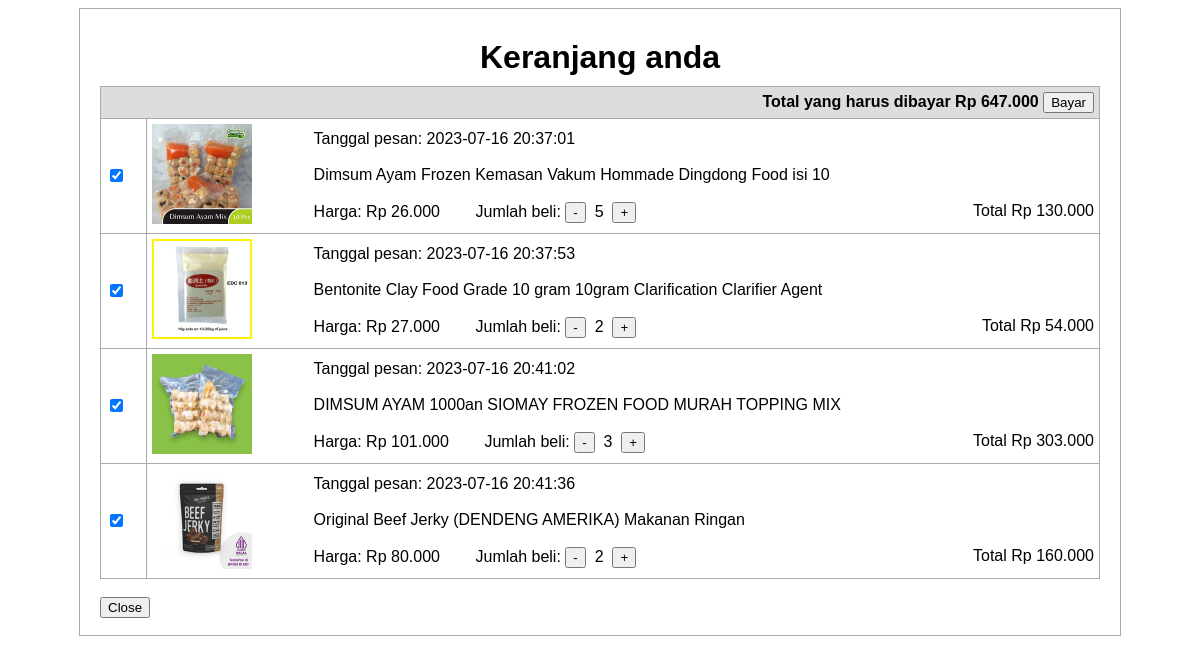
/ecommerce/keranjang.php?id=4, run on the app's committed database.
### tables this page shows
CREATE TABLE `produk` (
  `id` int(11) NOT NULL,
  `nama` varchar(255) DEFAULT NULL,
  `harga` int(11) DEFAULT NULL,
  `deskripsi` longtext DEFAULT NULL,
  `file` varchar(255) DEFAULT NULL,
  `kategori` varchar(255) NOT NULL
);

CREATE TABLE `keranjang` (
  `id_keranjang` int(11) NOT NULL,
  `id_user` int(11) NOT NULL,
  `id_produk` int(11) NOT NULL,
  `jumlah` int(11) NOT NULL,
  `tanggal_pesan` datetime NOT NULL,
  `catatan` varchar(255) NOT NULL,
  `checked` varchar(10) NOT NULL
);

### ecommerce/keranjang.php (the view, shortened to what this page needs)
<!DOCTYPE html>
<html>
<head>
</head>
<body>
<?php
$con=mysqli_connect("localhost","root","","produk");
if($_GET["mode"]="keranjang_browse"){
	$q=mysqli_query($con,
		"SELECT
			keranjang.id_keranjang,
			user.full_name,
			user.status,
			produk.nama,
			produk.file,
			produk.harga,
			keranjang.jumlah,
			produk.harga*keranjang.jumlah AS sub_total,
			keranjang.tanggal_pesan,
			keranjang.catatan,
			keranjang.checked
		FROM keranjang
		JOIN user ON user.id=keranjang.id_user
		JOIN produk ON produk.id=keranjang.id_produk
		WHERE user.id='$_GET[id]'
		ORDER BY keranjang.tanggal_pesan
	");
	if(mysqli_num_rows($q)>0){
		$row="";
		$total=0;
		while($h=mysqli_fetch_array($q)){
			$row=$row.
				"<tr ".($h["checked"]==""?"style='color:#aaaaaa'":"").">
					<td>
						<a href='temp.php?mode=keranjang_checked&id_keranjang=$h[id_keranjang]'>
							<input type='checkbox' $h[checked]>
						</a>
					</td>
					<td style='border-right:none'><img src='produk/$h[file]' width=100></td>
					<td style='border-left:none'>
						Tanggal pesan: $h[tanggal_pesan]<br><br>
						$h[nama]
						<br><br>
						Harga: Rp ".number_format($h["harga"],0,".",".")."
						&nbsp;&nbsp;&nbsp;&nbsp;&nbsp;&nbsp;
						Jumlah beli:
						<a href='temp.php?mode=keranjang_minus&id_keranjang=$h[id_keranjang]'><button>-</button></a>
						&nbsp;$h[jumlah]&nbsp;
						<a href='temp.php?mode=keranjang_plus&id_keranjang=$h[id_keranjang]'><button>+</button></a>
						<span style='float:right'>Total Rp ".number_format($h["sub_total"],0,".",".")."</span>
					</td>
			</tr>";
			$total=$total+($h["checked"]==""?0:$h["sub_total"]);
		}
		echo
			"<div class='div'>
				<h1 style='margin:10px;text-align:center;'>Keranjang anda</h1>
				<table class='table'>
					<tr>
						<th style='text-align:right' colspan=3>
							Total yang harus dibayar Rp ".number_format($total,0,".",".")."
							<button>Bayar</button>
						</th>
					</tr>
					$row
				</table>
				<br>
				<a href='index.php' style='float:left'><button>Close</button></a>
				<br>
			</div>";
	}
}
?>
</body>
</html>

### ecommerce/keranjang.php (style rules this page uses)
.div { width:1000px;margin:auto;padding:20px;border:solid 1px #aaaaaa;font:16px arial }
.table { width:100%;border-collapse:collapse }
.table th { padding:5px;border:solid 1px #aaaaaa;background:#dddddd }
.table td { padding:5px;border:solid 1px #aaaaaa }

### data on the page
produk: file (picture), nama "Dimsum Ayam Frozen Kemasan Vakum Hommade Dingdong Food isi 10", harga "26.000"
keranjang: tanggal_pesan "2023-07-16 20:37:01", jumlah "5"
produk: file (picture), nama "Bentonite Clay Food Grade 10 gram 10gram Clarification Clarifier Agent", harga "27.000"
keranjang: tanggal_pesan "2023-07-16 20:37:53", jumlah "2"
produk: file (picture), nama "DIMSUM AYAM 1000an SIOMAY FROZEN FOOD MURAH TOPPING MIX", harga "101.000"
keranjang: tanggal_pesan "2023-07-16 20:41:02", jumlah "3"
produk: file (picture), nama "Original Beef Jerky (DENDENG AMERIKA) Makanan Ringan", harga "80.000"
keranjang: tanggal_pesan "2023-07-16 20:41:36", jumlah "2"

### other printed values
$total "647.000"
$h["sub_total"] "130.000 54.000 303.000 160.000"
